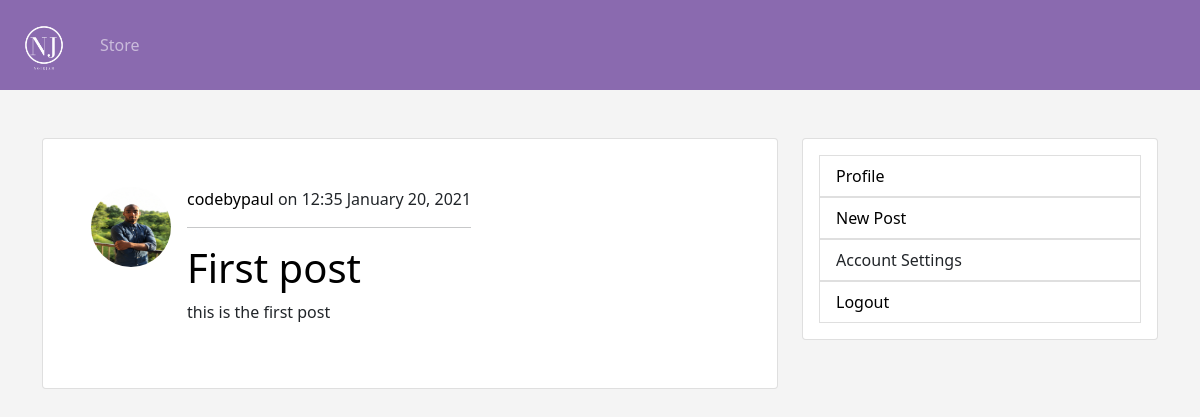
The page /social/ (signed in) on the database as committed earlier.
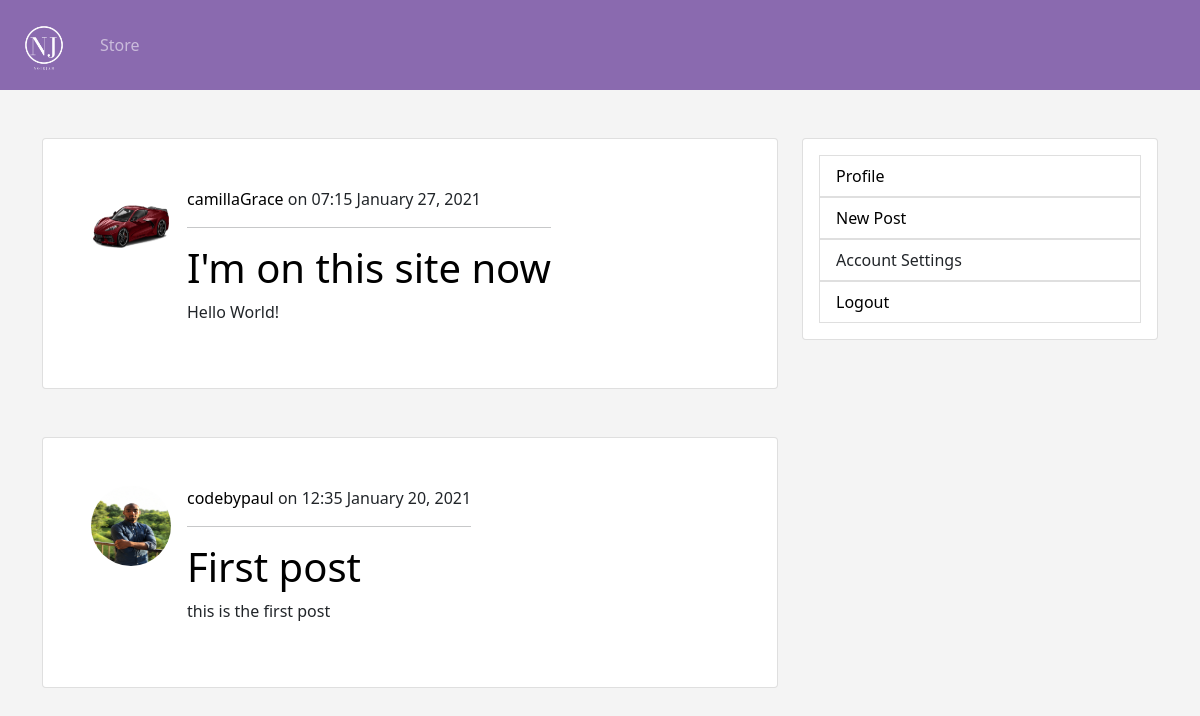
The same page on the database as committed later.
### blog/models.py (models this page shows, shortened)
class Post(models.Model):
    title = models.CharField(max_length=100)
    content = models.TextField()
    date_posted = models.DateTimeField(default=timezone.now)
    author = models.ForeignKey(User, on_delete=models.CASCADE)

### users/models.py (models this page shows, shortened)
class Profile(models.Model):
    user = models.OneToOneField(User, on_delete=models.CASCADE)
    image = models.ImageField(default="default.png", upload_to="profile_pics")

### blog/views.py (the view)
# urls.py: path("", PostListView.as_view(), name="actually_blog"),
class PostListView(ListView):
    model = Post
    template_name = "blog/blog.html"
    context_object_name = "posts"
    ordering = ["-date_posted"]
    paginate_by = 10

### blog/templates/blog/blog.html (shortened to what this page needs)
{% extends 'blog/base.html' %}
{% block content %}
{% for post in posts %}
    <div class="card mb-5 p-5">
        <div class="media">
            <img src="{{ post.author.profile.image.url }}" alt="" class="account-img rounded-circle mr-3">
            <div class="media-body ml-3">
                <p><a href="{% url 'user-posts' post.author.username%}" class="username">{{ post.author }}</a> on {{ post.date_posted|date:'h:i F d, Y' }}</p>
                <hr>
                <a class="blog-title" href="{% url 'post-detail' post.id %}">
                    <h1>{{ post.title }}</h1>
                </a>
                <p>{{ post.content}}</p>
            </div>
        </div>
    </div>
{% endfor %}
{% endblock content %}

Rows that differ between the two databases and show on the page:
added Post: author.profile.image (picture), author "camillaGrace", date_posted "07:15 January 27, 2021", title "I'm on this site now", content "Hello World!"
